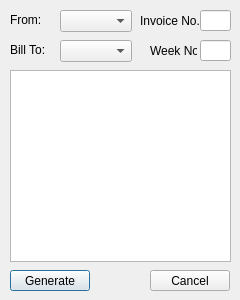
<?xml version="1.0" encoding="UTF-8"?>
<ui version="4.0">
 <class>Dialog</class>
 <widget class="QDialog" name="Dialog">
  <property name="geometry">
   <rect>
    <x>0</x>
    <y>0</y>
    <width>240</width>
    <height>300</height>
   </rect>
  </property>
  <property name="windowTitle">
   <string>Generate Invoice</string>
  </property>
  <widget class="QComboBox" name="from_comboBox">
   <property name="geometry">
    <rect>
     <x>60</x>
     <y>10</y>
     <width>72</width>
     <height>22</height>
    </rect>
   </property>
  </widget>
  <widget class="QComboBox" name="billTo_comboBox">
   <property name="geometry">
    <rect>
     <x>60</x>
     <y>40</y>
     <width>72</width>
     <height>22</height>
    </rect>
   </property>
  </widget>
  <widget class="QLabel" name="label">
   <property name="geometry">
    <rect>
     <x>10</x>
     <y>10</y>
     <width>47</width>
     <height>20</height>
    </rect>
   </property>
   <property name="text">
    <string>From:</string>
   </property>
  </widget>
  <widget class="QLabel" name="label_2">
   <property name="geometry">
    <rect>
     <x>10</x>
     <y>40</y>
     <width>47</width>
     <height>20</height>
    </rect>
   </property>
   <property name="text">
    <string>Bill To:</string>
   </property>
  </widget>
  <widget class="QTableView" name="genInvoice_tableView">
   <property name="geometry">
    <rect>
     <x>10</x>
     <y>70</y>
     <width>221</width>
     <height>192</height>
    </rect>
   </property>
  </widget>
  <widget class="QLineEdit" name="invoiceNo_lineEdit">
   <property name="geometry">
    <rect>
     <x>200</x>
     <y>10</y>
     <width>31</width>
     <height>21</height>
    </rect>
   </property>
  </widget>
  <widget class="QLineEdit" name="weekNo_lineEdit">
   <property name="geometry">
    <rect>
     <x>200</x>
     <y>40</y>
     <width>31</width>
     <height>21</height>
    </rect>
   </property>
  </widget>
  <widget class="QLabel" name="label_3">
   <property name="geometry">
    <rect>
     <x>140</x>
     <y>10</y>
     <width>61</width>
     <height>21</height>
    </rect>
   </property>
   <property name="text">
    <string>Invoice No.</string>
   </property>
  </widget>
  <widget class="QLabel" name="label_4">
   <property name="geometry">
    <rect>
     <x>150</x>
     <y>40</y>
     <width>47</width>
     <height>21</height>
    </rect>
   </property>
   <property name="text">
    <string>Week No.</string>
   </property>
  </widget>
  <widget class="QPushButton" name="generateButton">
   <property name="geometry">
    <rect>
     <x>10</x>
     <y>270</y>
     <width>80</width>
     <height>21</height>
    </rect>
   </property>
   <property name="text">
    <string>Generate</string>
   </property>
  </widget>
  <widget class="QPushButton" name="cancelButton">
   <property name="geometry">
    <rect>
     <x>150</x>
     <y>270</y>
     <width>80</width>
     <height>21</height>
    </rect>
   </property>
   <property name="text">
    <string>Cancel</string>
   </property>
  </widget>
 </widget>
 <resources/>
 <connections/>
</ui>
